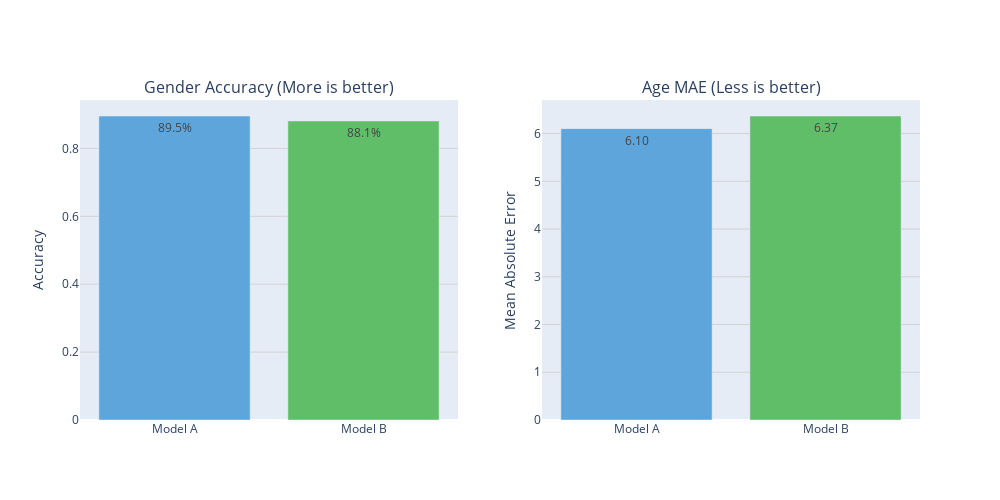

This figure's notebook cell:
### Code cell
# Create subplots: 1 row, 2 columns
fig = make_subplots(rows=1, cols=2,
                    subplot_titles=("Gender Accuracy (More is better)", 
                                   "Age MAE (Less is better)"))

# Gender Accuracy plot
fig.add_trace(
    go.Bar(
        x=['Model A', 'Model B'],
        y=[p1_acc, p2_acc],
        marker_color=['#5da5da', '#60bd68'],
        text=[f"{p1_acc:.1%}", f"{p2_acc:.1%}"],
        textposition='auto'
    ),
    row=1, col=1
)

# Age MAE plot
fig.add_trace(
    go.Bar(
        x=['Model A', 'Model B'],
        y=[p1_mae, p2_mae],
        marker_color=['#5da5da', '#60bd68'],
        text=[f"{p1_mae:.2f}", f"{p2_mae:.2f}"],
        textposition='auto'
    ),
    row=1, col=2
)

# Update layout
fig.update_layout(
    height=500,
    width=1000,
    showlegend=False,
)

fig.update_yaxes(title_text="Accuracy", row=1, col=1, gridcolor='lightgray')
fig.update_yaxes(title_text="Mean Absolute Error", row=1, col=2, gridcolor='lightgray')

# Show the plot
fig.show()

### Figure 1 — Plotly figure (JSON) as saved in the notebook; plotly's stock layout.template omitted (floating-point values rounded to 4 significant figures)
{"data": [{"marker": {"color": ["#5da5da", "#60bd68"]}, "text": ["89.5%", "88.1%"], "textposition": "auto", "type": "bar", "x": ["Model A", "Model B"], "xaxis": "x", "y": [0.8955, 0.8809], "yaxis": "y"}, {"marker": {"color": ["#5da5da", "#60bd68"]}, "text": ["6.10", "6.37"], "textposition": "auto", "type": "bar", "x": ["Model A", "Model B"], "xaxis": "x2", "y": [6.103, 6.368], "yaxis": "y2"}], "layout": {"annotations": [{"font": {"size": 16}, "showarrow": false, "text": "Gender Accuracy (More is better)", "x": 0.225, "xanchor": "center", "xref": "paper", "y": 1, "yanchor": "bottom", "yref": "paper"}, {"font": {"size": 16}, "showarrow": false, "text": "Age MAE (Less is better)", "x": 0.775, "xanchor": "center", "xref": "paper", "y": 1, "yanchor": "bottom", "yref": "paper"}], "height": 500, "showlegend": false, "width": 1000, "xaxis": {"anchor": "y", "domain": [0, 0.45]}, "xaxis2": {"anchor": "y2", "domain": [0.55, 1]}, "yaxis": {"anchor": "x", "domain": [0, 1], "gridcolor": "lightgray", "title": {"text": "Accuracy"}}, "yaxis2": {"anchor": "x2", "domain": [0, 1], "gridcolor": "lightgray", "title": {"text": "Mean Absolute Error"}}}}
